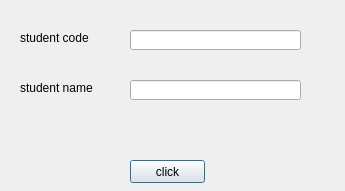
<?xml version="1.0" encoding="UTF-8"?>
<ui version="4.0">
 <class>Dialog</class>
 <widget class="QDialog" name="Dialog">
  <property name="geometry">
   <rect>
    <x>0</x>
    <y>0</y>
    <width>345</width>
    <height>191</height>
   </rect>
  </property>
  <property name="windowTitle">
   <string>Dialog</string>
  </property>
  <widget class="QLabel" name="label">
   <property name="geometry">
    <rect>
     <x>20</x>
     <y>30</y>
     <width>101</width>
     <height>16</height>
    </rect>
   </property>
   <property name="text">
    <string>student code</string>
   </property>
  </widget>
  <widget class="QLabel" name="label_2">
   <property name="geometry">
    <rect>
     <x>20</x>
     <y>80</y>
     <width>91</width>
     <height>16</height>
    </rect>
   </property>
   <property name="text">
    <string>student name</string>
   </property>
  </widget>
  <widget class="QLineEdit" name="lineEdit">
   <property name="geometry">
    <rect>
     <x>130</x>
     <y>30</y>
     <width>171</width>
     <height>20</height>
    </rect>
   </property>
  </widget>
  <widget class="QLineEdit" name="lineEdit_2">
   <property name="geometry">
    <rect>
     <x>130</x>
     <y>80</y>
     <width>171</width>
     <height>20</height>
    </rect>
   </property>
  </widget>
  <widget class="QPushButton" name="pushButton">
   <property name="geometry">
    <rect>
     <x>130</x>
     <y>160</y>
     <width>75</width>
     <height>23</height>
    </rect>
   </property>
   <property name="text">
    <string>click</string>
   </property>
  </widget>
  <widget class="QLabel" name="label_3">
   <property name="geometry">
    <rect>
     <x>60</x>
     <y>120</y>
     <width>221</width>
     <height>21</height>
    </rect>
   </property>
   <property name="text">
    <string/>
   </property>
  </widget>
 </widget>
 <resources/>
 <connections/>
</ui>
